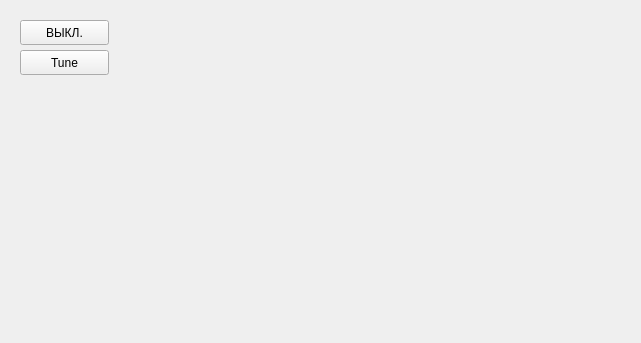
<?xml version="1.0" encoding="UTF-8"?>
<ui version="4.0">
 <class>Form</class>
 <widget class="QWidget" name="Form">
  <property name="geometry">
   <rect>
    <x>0</x>
    <y>0</y>
    <width>641</width>
    <height>343</height>
   </rect>
  </property>
  <property name="windowTitle">
   <string>Form</string>
  </property>
  <widget class="QPushButton" name="pushButton">
   <property name="geometry">
    <rect>
     <x>20</x>
     <y>20</y>
     <width>89</width>
     <height>25</height>
    </rect>
   </property>
   <property name="text">
    <string>ВЫКЛ.</string>
   </property>
  </widget>
  <widget class="QWidget" name="horizontalLayoutWidget">
   <property name="geometry">
    <rect>
     <x>120</x>
     <y>0</y>
     <width>511</width>
     <height>341</height>
    </rect>
   </property>
   <layout class="QHBoxLayout" name="mechaduinoContainer"/>
  </widget>
  <widget class="QPushButton" name="tuneButton">
   <property name="geometry">
    <rect>
     <x>20</x>
     <y>50</y>
     <width>89</width>
     <height>25</height>
    </rect>
   </property>
   <property name="text">
    <string>Tune</string>
   </property>
  </widget>
 </widget>
 <resources/>
 <connections/>
</ui>
